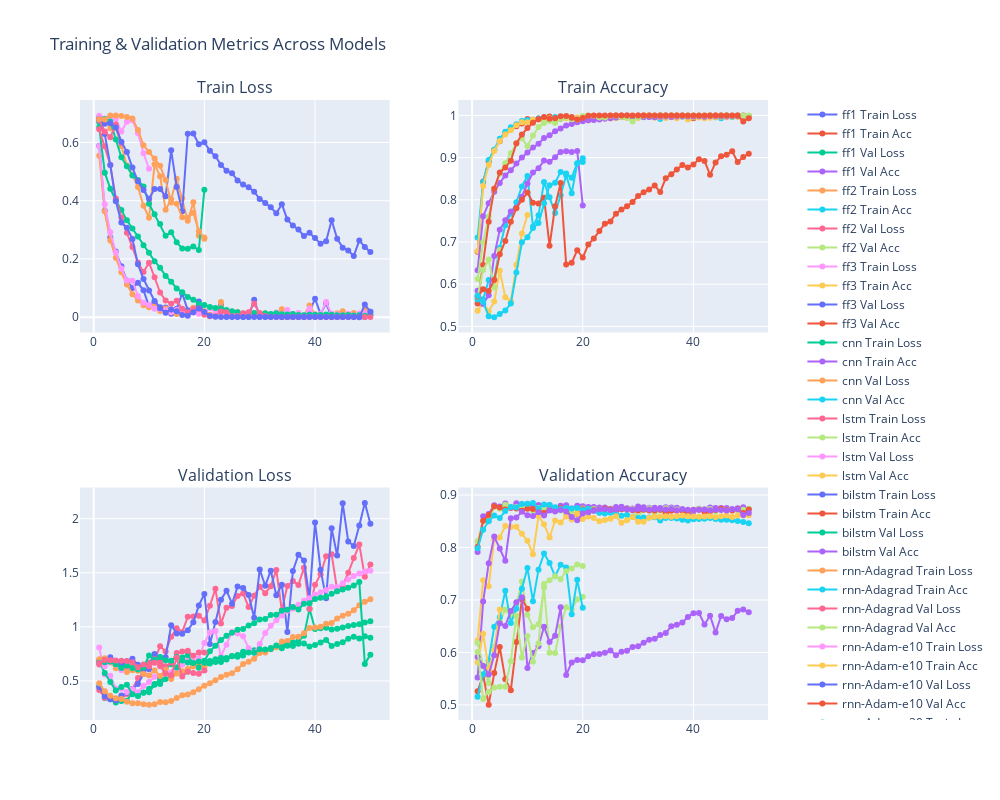

Notebook code cell kept with this figure:
### Code cell
fig = make_subplots(
    rows=2, cols=2,
    subplot_titles=("Train Loss", "Train Accuracy", "Validation Loss", "Validation Accuracy")
)

# Add traces for each model
for model_name, epochs in history.items():
    df = pd.DataFrame(epochs)

    # Train Loss
    fig.add_trace(go.Scatter(
        x=df["epoch"], y=df["train_loss"],
        mode="lines+markers", name=f"{model_name} Train Loss"
    ), row=1, col=1)

    # Train Accuracy
    fig.add_trace(go.Scatter(
        x=df["epoch"], y=df["train_acc"],
        mode="lines+markers", name=f"{model_name} Train Acc"
    ), row=1, col=2)

    # Validation Loss
    fig.add_trace(go.Scatter(
        x=df["epoch"], y=df["valid_loss"],
        mode="lines+markers", name=f"{model_name} Val Loss"
    ), row=2, col=1)

    # Validation Accuracy
    fig.add_trace(go.Scatter(
        x=df["epoch"], y=df["valid_acc"],
        mode="lines+markers", name=f"{model_name} Val Acc"
    ), row=2, col=2)

# --- Step 4: Layout ---
fig.update_layout(
    height=800, width=1000,
    title_text="Training & Validation Metrics Across Models",
    legend=dict(x=1.05, y=1)  # move legend outside
)

fig.show()
